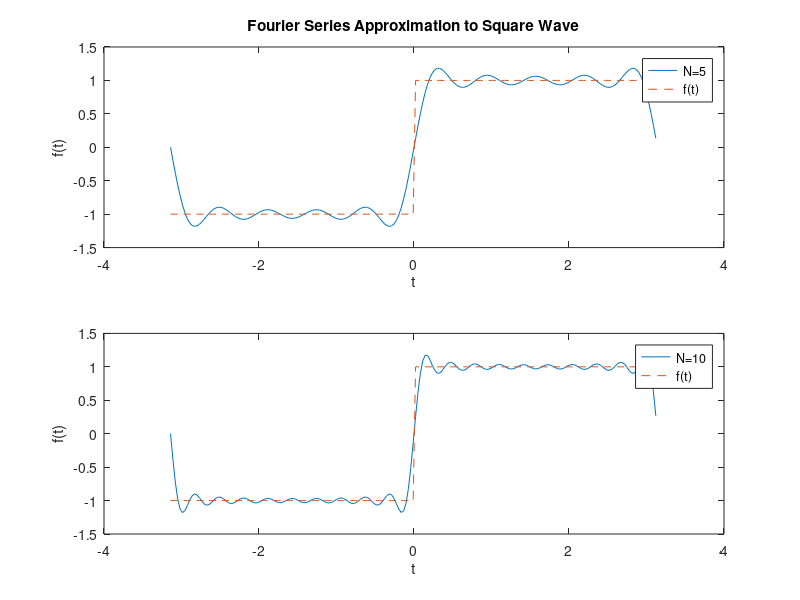

Source code (MATLAB):
% P8_17.M Fourier series of Square wave 
%
% Plot the Fourier series of the function f(t) 
%   f(t)=1     0 < t < pi
%   f(t)=-1   -pi < t <  0
%
clear
T=2*pi		% Period
w0 = 2*pi/T	% Radian frequency
A=1		% Amplitude
K=(4*A)/pi;
% Plot 5 terms of the series
t = -pi:.031:pi;	% Time points for plotting
sizet=size(t);
fn =(zeros(sizet));	% Fourier approximation at each t
yplt=zeros(sizet);		% For plot of f(t)
% 5 terms
for n=1:5
  fn= fn + K*(sin((2*n-1)*w0*t)/(2*n-1)); 
end					
%
for k=1:length(t)
  if t(k) < 0 
   yplt(k)=-1;
  else
   yplt(k)=1;
  end 
end
clf
subplot(2,1,1),plot(t,fn,t,yplt,'--');
xlabel('t')
ylabel('f(t)')
title('Fourier Series Approximation to Square Wave')
legend(['N=',num2str(n)],'f(t)')
% Add 5 more terms
for n=6:10
  fn= fn + K*(sin((2*n-1)*w0*t)/(2*n-1)); 
end					
subplot(2,1,2),plot(t,fn,t,yplt,'--');
xlabel('t')
ylabel('f(t)')
legend(['N=',num2str(n)],'f(t)')
%
% Modify the script to allow an arbitrary number
%  of components
